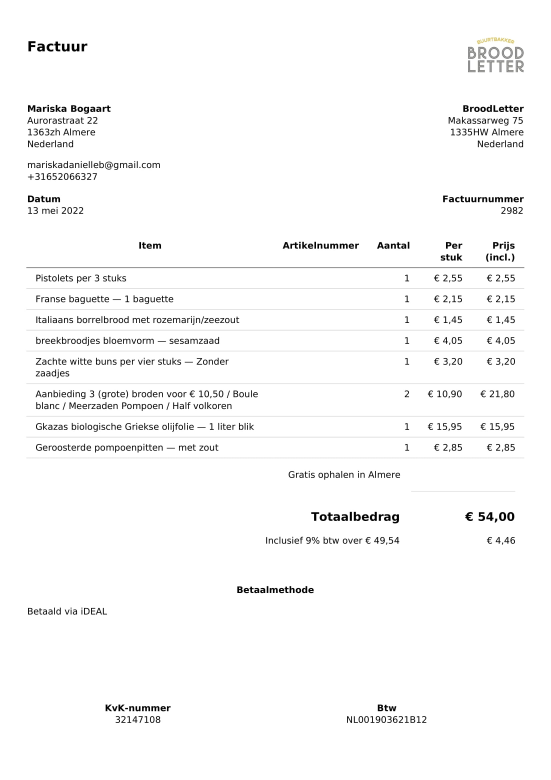
#> input picture 298/298-1.jpg, 1653 x 2339 px, found by its file name (shown at 1/3 size)
$ python main.py
#> lines starting #> are read from the running program, lines starting #| are printed output that depends on the picture; after the words box and inside, x2 and y2 are one past the last pixel; in counts of white or black regions, pixels touching at a corner belong together
import pytesseract
import cv2
import numpy as np

# get grayscale image
def get_grayscale(image):
    return cv2.cvtColor(image, cv2.COLOR_BGR2GRAY)

# noise removal
def remove_noise(image):
    return cv2.medianBlur(image,5)

#thresholding
def thresholding(image):
    return cv2.threshold(image, 0, 255, cv2.THRESH_BINARY + cv2.THRESH_OTSU)[1]

#dilation
def dilate(image):
    kernel = np.ones((5,5),np.uint8)
    return cv2.dilate(image, kernel, iterations = 1)

#erosion
def erode(image):
    kernel = np.ones((5,5),np.uint8)
    return cv2.erode(image, kernel, iterations = 1)

#opening - erosion followed by dilation
def opening(image):
    kernel = np.ones((5,5),np.uint8)
    return cv2.morphologyEx(image, cv2.MORPH_OPEN, kernel)

#canny edge detection
def canny(image):
    return cv2.Canny(image, 100, 200)

#skew correction
def deskew(image):
    coords = np.column_stack(np.where(image > 0))
    angle = cv2.minAreaRect(coords)[-1]
    if angle < -45:
        angle = -(90 + angle)
    else:
        angle = -angle
    (h, w) = image.shape[:2]
    center = (w // 2, h // 2)
    M = cv2.getRotationMatrix2D(center, angle, 1.0)
    rotated = cv2.warpAffine(image, M, (w, h), flags=cv2.INTER_CUBIC, borderMode=cv2.BORDER_REPLICATE)
    return rotated

#template matching
def match_template(image, template):
    return cv2.matchTemplate(image, template, cv2.TM_CCOEFF_NORMED)

# exit(0)
from pytesseract import Output
pytesseract.pytesseract.tesseract_cmd = r'C:\Program Files\Tesseract-OCR\tesseract'

img_1 = cv2.imread('298/298-1.jpg')
#> img_1 is the input picture: shape (2339, 1653, 3); mean B, G, R 249.3, 249.3, 249.3
img_2 = cv2.imread('298/298-2.jpg')
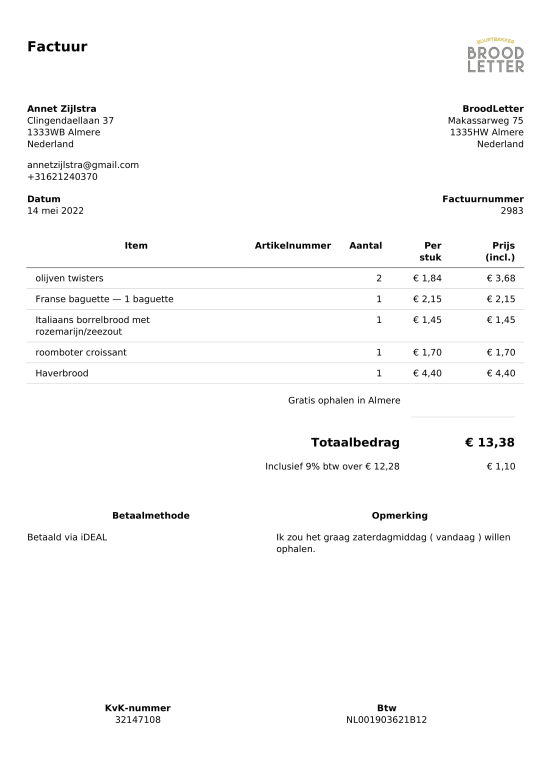
#> input picture 298/298-2.jpg, 1653 x 2339 px, found by its file name (shown at 1/3 size)
#> img_2 is the input picture: shape (2339, 1653, 3); mean B, G, R 250.4, 250.4, 250.4
img_3 = cv2.imread('298/298-3.jpg')
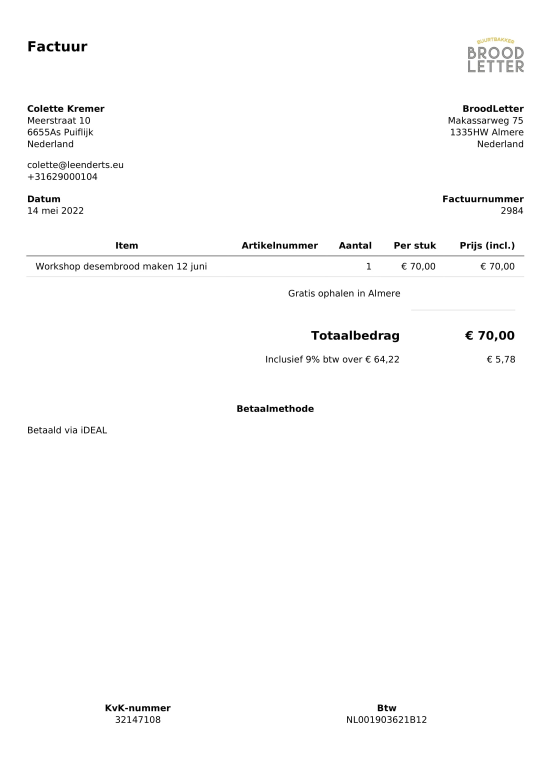
#> input picture 298/298-3.jpg, 1653 x 2339 px, found by its file name (shown at 1/3 size)
#> img_3 is the input picture: shape (2339, 1653, 3); mean B, G, R 251.5, 251.6, 251.6
ogs = [img_1,img_2,img_3]
img1 = canny(get_grayscale(cv2.imread('298/298-1.jpg')))
#> in canny, `return cv2.Canny(image, 100, 200)`:
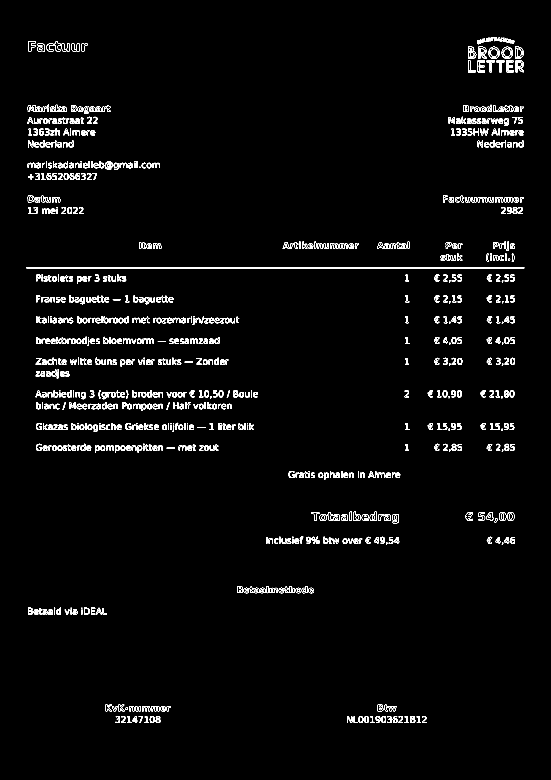
#> returned value: shape (2339, 1653) (shown at 1/3 size); 1.7% white in thin lines or dots, all inside (x1, y1, x2, y2) = (79, 112, 1573, 2169)
img2 = canny(get_grayscale(cv2.imread('298/298-2.jpg')))
#> in canny (call 2), `return cv2.Canny(image, 100, 200)`:
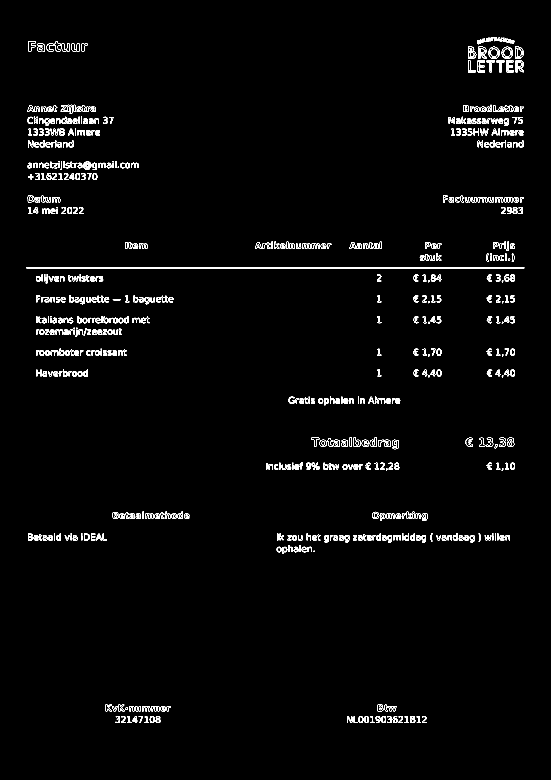
#> returned value: shape (2339, 1653) (shown at 1/3 size); 1.3% white in thin lines or dots, all inside (x1, y1, x2, y2) = (79, 112, 1573, 2169)
img3 = canny(get_grayscale(cv2.imread('298/298-3.jpg')))
#> in canny (call 3), `return cv2.Canny(image, 100, 200)`:
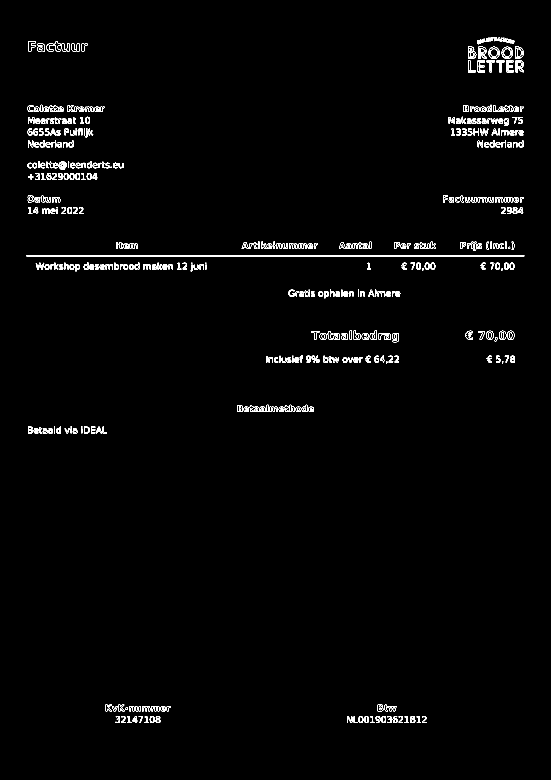
#> returned value: shape (2339, 1653) (shown at 1/3 size); 0.98% white in thin lines or dots, all inside (x1, y1, x2, y2) = (79, 112, 1573, 2169)

custom_config = r'--oem 3 --psm 6 -l nld'
custom_config2 = r'--oem 3 --psm 4 -l nld'
c = 0
for imag in [img1,img2,img3]:
    c+=1

#> (the run stopped early here; a loop or call above may not have finished)
